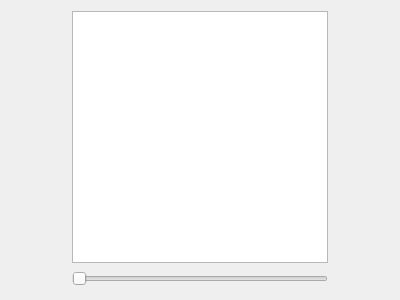
<?xml version="1.0" encoding="UTF-8"?>
<ui version="4.0">
 <class>MainWidget</class>
 <widget class="QWidget" name="MainWidget">
  <property name="geometry">
   <rect>
    <x>0</x>
    <y>0</y>
    <width>400</width>
    <height>300</height>
   </rect>
  </property>
  <property name="windowTitle">
   <string>Form</string>
  </property>
  <layout class="QGridLayout" name="gridLayout">
   <item row="0" column="0">
    <spacer name="horizontalSpacer">
     <property name="orientation">
      <enum>Qt::Horizontal</enum>
     </property>
     <property name="sizeType">
      <enum>QSizePolicy::MinimumExpanding</enum>
     </property>
     <property name="sizeHint" stdset="0">
      <size>
       <width>54</width>
       <height>20</height>
      </size>
     </property>
    </spacer>
   </item>
   <item row="0" column="1">
    <widget class="MainCanvas" name="graphicsView"/>
   </item>
   <item row="0" column="2">
    <spacer name="horizontalSpacer_2">
     <property name="orientation">
      <enum>Qt::Horizontal</enum>
     </property>
     <property name="sizeType">
      <enum>QSizePolicy::MinimumExpanding</enum>
     </property>
     <property name="sizeHint" stdset="0">
      <size>
       <width>54</width>
       <height>20</height>
      </size>
     </property>
    </spacer>
   </item>
   <item row="1" column="0">
    <spacer name="horizontalSpacer_4">
     <property name="orientation">
      <enum>Qt::Horizontal</enum>
     </property>
     <property name="sizeHint" stdset="0">
      <size>
       <width>54</width>
       <height>20</height>
      </size>
     </property>
    </spacer>
   </item>
   <item row="1" column="1">
    <widget class="QSlider" name="timeSlider">
     <property name="orientation">
      <enum>Qt::Horizontal</enum>
     </property>
    </widget>
   </item>
   <item row="1" column="2">
    <spacer name="horizontalSpacer_3">
     <property name="orientation">
      <enum>Qt::Horizontal</enum>
     </property>
     <property name="sizeHint" stdset="0">
      <size>
       <width>54</width>
       <height>20</height>
      </size>
     </property>
    </spacer>
   </item>
  </layout>
 </widget>
 <customwidgets>
  <customwidget>
   <class>MainCanvas</class>
   <extends>QGraphicsView</extends>
   <header>maincanvas.h</header>
  </customwidget>
 </customwidgets>
 <resources/>
 <connections/>
</ui>
